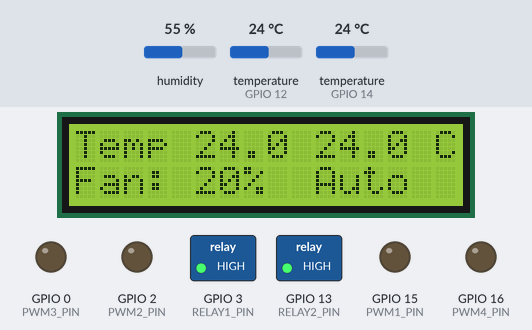
Recording of a sketch running on a simulated ESP8266 (NodeMCU). Shown: 16×2 character LCD, switched loads named in the sketch (green lamp = pin HIGH), output pins drawn as LEDs (lit = HIGH). The test bench sets the inputs (shaded band); at power-on: temperature (sensors on GPIO 14, GPIO 12) 24 °C, humidity 55 %. WiFi joins after 1.5 s; servers stay silent unless stated; uploads are accepted with an empty reply; EEPROM starts erased; not simulated (calls return 0 or success): env.h; what the sketch prints to the serial monitor is not drawn.

Above: at 2.9 s.
3.0 s: temperature (sensor on GPIO 14) set to 35.8 °C
At 7.6 s:
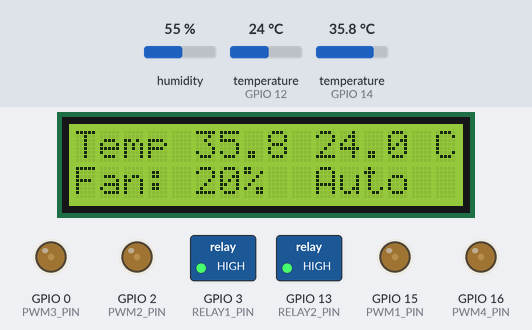
8.1 s: temperature (sensor on GPIO 14) set to 37 °C
At 12.9 s:
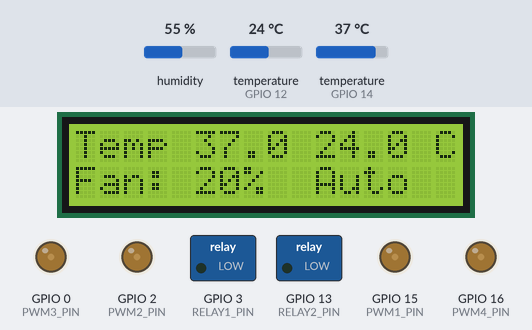
14.1 s: temperature (sensor on GPIO 14) set to 41 °C
At 19.9 s:
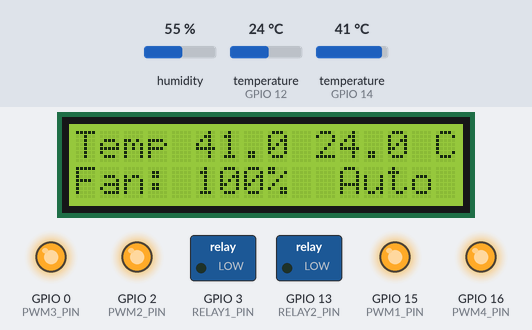
20.9 s: temperature (sensor on GPIO 12) set to 12 °C
At 24.1 s:
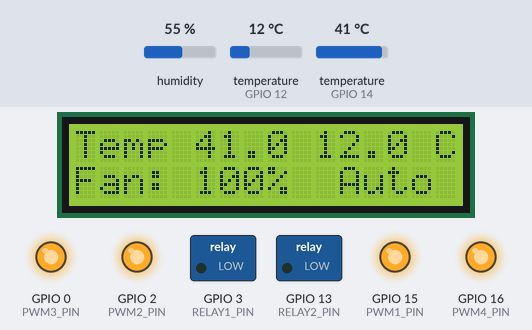
24.9 s: temperature (sensor on GPIO 12) set to 19 °C
At 27.5 s:
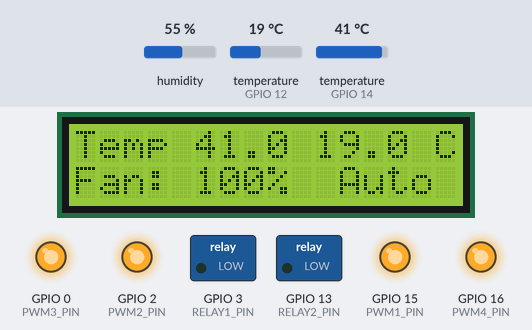
27.9 s: temperature (sensor on GPIO 12) set to 28 °C
At 30.8 s:
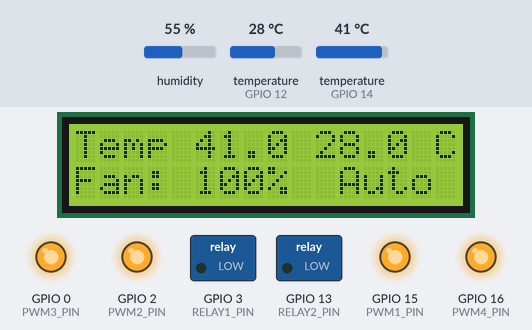
Timing chart, 0 to 32.3 s (numbered marks = the images above; inputs shaded):
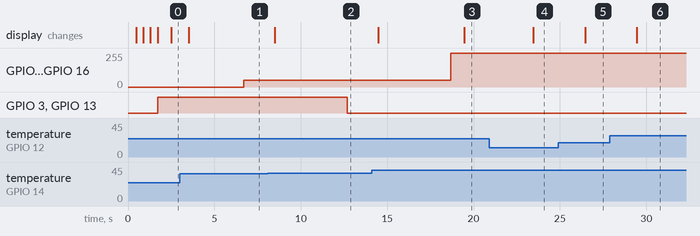

Measured:
- the behaviour switches between 36.5 and 36.6 °C on temperature (sensor on GPIO 14) (found by bisection; images 1 and 2)
- after the input at 3.0 s, the display: changes after 0.51 s (image 1)
- after the input at 8.1 s, GPIO 3 (RELAY1_PIN), GPIO 13 (RELAY2_PIN): HIGH → LOW after 4.6 s; the display: changes after 0.40 s (image 2)
- after the input at 14.1 s, GPIO 0 (PWM3_PIN), GPIO 2 (PWM2_PIN), GPIO 15 (PWM1_PIN), GPIO 16 (PWM4_PIN): 51/255 → 255/255 after 4.6 s; the display: first changes after 0.38 s (image 3 shows a later state)
- after the input at 20.9 s, the display: changes after 2.6 s (image 4)
- after the input at 24.9 s, the display: changes after 1.6 s (image 5)
- after the input at 27.9 s, the display: changes after 1.6 s (image 6)

The sketch:

main.ino
```cpp
#include <ESP8266WiFi.h>
#include <ESP8266WebServer.h>
#include <OneWire.h>
#include <DallasTemperature.h>
#include <DHT.h>
#include <Wire.h>
#include <LiquidCrystal_I2C.h>
#include <EEPROM.h>
#include "EEPROMHelper.h"
#include "DataStruct.h"
#include "env.h"
#include <ESP8266HTTPClient.h>

// Pin assignments
const int DS18B20_PIN = 14; // GPIO14 (D5)
const int DHT22_PIN = 12;   // GPIO12 (D6)
const int RELAY1_PIN = 3;   // GPIO3  (RX)
const int RELAY2_PIN = 13;  // GPIO13 (D7)
const int PWM1_PIN = 15;    // GPIO15 (D8)
const int PWM2_PIN = 2;     // GPIO2  (D4)
const int PWM3_PIN = 0;     // GPIO0  (D3)
const int PWM4_PIN = 16;    // GPIO16 (D0)
const int I2C_SDA = 4;      // GPIO4  (D2)
const int I2C_SCL = 5;      // GPIO5  (D1)

OneWire oneWire(DS18B20_PIN);
DallasTemperature ds18b20(&oneWire);
DHT dht(DHT22_PIN, DHT22);
LiquidCrystal_I2C lcd(0x3F, 16, 2); // Change 0x27 to your LCD's I2C address
EEPROMHelper<DataStruct> eepromHelper;

ESP8266WebServer server(80);

bool screenOn = true;
bool logOn = true;
bool autoMode = false;
int pwmValue = 51;
int r1Value = 0;
int r2Value = 0;
int jsVersion = 0;
float ds18b20Temp = 0.0;
float am2302Temp = 0.0;
unsigned long lastUpdate = 0; // Store the last update time
unsigned long lightOffAt = 0;
unsigned long lostTempAt = 0;
unsigned long logedAt = 0;
unsigned long bootAt = 0;

// Helper function to map temperature to PWM
int temperatureToPWM(float tempC)
{
  float max = 41.0;
  float min = 37.0;
  if (tempC <= min)
    return 51; // 20% of 255
  if (tempC >= max)
    return 255; // 100% of 255

  return 200 / (max - min) * (tempC - min) + 55;
}

// Function to connect to WiFi
void connectToWiFi(bool tries)
{
  WiFi.begin(WIFI_SSID, WIFI_PASSWORD);
  Serial.print("Connecting to ");
  Serial.println(WIFI_SSID);
  lcd.clear();
  lcd.setCursor(0, 0);
  lcd.print("WIFI.");

  // Wait for connection
  while (WiFi.status() != WL_CONNECTED && tries)
  {
    digitalWrite(RELAY1_PIN, LOW);
    digitalWrite(RELAY2_PIN, LOW);

    delay(400); // wait for a second
    digitalWrite(RELAY1_PIN, HIGH);
    digitalWrite(RELAY2_PIN, HIGH);
    Serial.print(".");
    lcd.print(".");
  }

  Serial.println("");
  Serial.println("WiFi connected");
  Serial.println("IP address: ");
  Serial.println(WiFi.localIP());
  lcd.clear();
  lcd.setCursor(0, 0);
  lcd.print(WiFi.localIP());
  bootAt = millis();
}

void setup()
{
  Serial.begin(115200);
  ESP.wdtDisable();  // Disable the watchdog timer (just in case)
  ESP.wdtEnable(10000);  // Enable the watchdog timer with a 1-second timeout

  lcd.init();
  lcd.backlight();
  lightOffAt = millis();
  connectToWiFi(true);

  server.begin();
  ds18b20.begin();
  dht.begin();

  pinMode(PWM1_PIN, OUTPUT);
  pinMode(PWM2_PIN, OUTPUT);
  pinMode(PWM3_PIN, OUTPUT);
  pinMode(PWM4_PIN, OUTPUT);
  pinMode(RELAY1_PIN, OUTPUT);
  pinMode(RELAY2_PIN, OUTPUT);
  digitalWrite(RELAY1_PIN, HIGH);
  digitalWrite(RELAY2_PIN, HIGH);
  r1Value = HIGH;
  r2Value = HIGH;

  DataStruct dataRead = eepromHelper.get();
  pwmValue = dataRead.pwmValue;
  autoMode = dataRead.autoMode;
  jsVersion = dataRead.version;
  if (pwmValue < 0 || pwmValue > 255)
  {
    pwmValue = 51;
  }
  if (jsVersion < 1) {
    jsVersion = 0;
  }

  serverRouteRegister();
}

void loop()
{
  server.handleClient();
  if (WiFi.status() != WL_CONNECTED)
  {
    connectToWiFi(false);
  }
  pinHandler();
  ESP.wdtFeed();
}

void serverRouteRegister()
{
  server.on("/", []()
            {
    String action = getValue("mode");
    String pwm = getValue("pwm");
    String version = getValue("version");
    String _screenOn = getValue("screenOn");
    String _log = getValue("log");
    String _lightOn = getValue("lightOn");

    if (version != "") {
      jsVersion = version.toInt();
    }
    if (_lightOn != "") {
      lcd.backlight();
      screenOn = true;
      lightOffAt = millis();
    }
    if (_screenOn != "") {
      screenOn = _screenOn == "1";
    }
    if (_log != "") {
      logOn = _log == "1";
    }
    if (action != "")
    {
      autoMode = action == "auto";
      if (!autoMode && pwm != "")
      {
        pwmValue = pwm.toInt();
        analogWrite(PWM1_PIN, pwmValue);
        analogWrite(PWM2_PIN, pwmValue);
        analogWrite(PWM3_PIN, pwmValue);
        analogWrite(PWM4_PIN, pwmValue);
      }
    }
    if (version != "" || action != "") {
      DataStruct dataToWrite = {pwmValue, autoMode, jsVersion};
      eepromHelper.set(dataToWrite);
    }

    server.send(200, "text/html", htmlGenarator(false));
  });

  server.on("/json", []{
    server.send(200, "application/json", htmlGenarator(true));
  });
}

String getValue(String key)
{
  for (int i = 0; i < server.args(); i++)
  {
    if (server.argName(i) == key)
      return server.arg(i);
  }
  return "";
}

String htmlGenarator(bool jsonOnly)
{
  String json = "{i:";
  json += ds18b20Temp == 127.00 ? 0 : ds18b20Temp;
  json += ",e:";
  json += am2302Temp;
  json += ",a:";
  json += autoMode;
  json += ",f:";
  json += pwmValue;
  json += ",r1:";
  json += r1Value;
  json += ",r2:";
  json += r1Value;
  json += ",jv:";
  json += jsVersion;
  json += ",l:";
  json += logOn;
  json += ",b:";
  json += bootAt;
  json += ",n:";
  json += millis();
  json += "}";

  if (jsonOnly) return json;
  String html = "<body><script>const nan=0; const _i = ";
  html += json;
  html += "</script><script src=\"https://cdn.jsdelivr.net/gh/marbled-thai-lhd/fans/m";
  html += jsVersion;
  html += ".js\"></script></body>";
  return html;
}

void pinHandler()
{
  unsigned long currentMillis = millis();
  // Update the temperature readings
  ds18b20.requestTemperatures();
  ds18b20Temp = ds18b20.getTempCByIndex(0);
  am2302Temp = dht.readTemperature();
  if (currentMillis - bootAt > 3600000) {
    ESP.restart();
  }
  if (screenOn) {
    // Update LCD display
    lcd.clear();
    lcd.setCursor(0, 0);
    lcd.print("Temp ");
    if (ds18b20Temp == -127.00)
    {
      lcd.print("--.-");
    }
    else
    {
      lcd.print(ds18b20Temp, 1);
    }
    lcd.print(" ");
    if (isnan(am2302Temp))
    {
      lcd.print("--.-");
    }
    else
    {
      lcd.print(am2302Temp, 1);
    }
    lcd.print(" C");
    lcd.setCursor(0, 1);
    lcd.print("Fan: ");
    lcd.print(pwmValue * 100 / 255);
    lcd.print("%  ");
    lcd.print(autoMode ? "Auto" : "Manual");
  }

  if (currentMillis - lightOffAt > 60000) {
    lcd.noBacklight();
    screenOn = false;
    lcd.clear();
  }
  if (logOn && (logedAt == 0 || currentMillis - logedAt >= 30)) {
  // try {
    WiFiClient client;
    HTTPClient http;
    String url = "http://192.168.1.177:3000/?data=" + htmlGenarator(true);
    http.begin(client, url);
    int httpCode = http.GET();
    http.end();
  // } catch (const std::exception& e) {
  // }
  }
  if (currentMillis - lastUpdate >= 5000)
  {
    lastUpdate = currentMillis;
    if (autoMode)
    {
      pwmValue = temperatureToPWM(ds18b20Temp);
      analogWrite(PWM1_PIN, pwmValue);
      analogWrite(PWM2_PIN, pwmValue);
      analogWrite(PWM3_PIN, pwmValue);
      analogWrite(PWM4_PIN, pwmValue);
      autoSetRelay();
    } else {
      if (r1Value == HIGH) {
        digitalWrite(RELAY1_PIN, LOW);
        r1Value = LOW;
        digitalWrite(RELAY2_PIN, LOW);
        r2Value = LOW;
      }
    }
  }
}

void autoSetRelay() {
  unsigned long currentMillis = millis();
  if (ds18b20Temp != -127.00)
  {
    if (ds18b20Temp < 35)
    {
      digitalWrite(RELAY1_PIN, HIGH);
      r1Value = HIGH;
      digitalWrite(RELAY2_PIN, HIGH); // Turn off relay2
      r2Value = HIGH;
    }
    else if (ds18b20Temp > 36.5)
    {
      digitalWrite(RELAY1_PIN, LOW);
      r1Value = LOW;
      digitalWrite(RELAY2_PIN, LOW); // Turn on relay2
      r2Value = LOW;
    }
  }
  else
  {
    if (lostTempAt != 0 && currentMillis - lostTempAt > 60000) {
      digitalWrite(RELAY2_PIN, HIGH); // Turn off relay2
      r2Value = HIGH;
    } else {
      lostTempAt = 0;
    }
  }
}

/*
+------------+---------+-------------+
| GPIO Number| D-number| Arduino Pin |
+------------+---------+-------------+
| GPIO0      | D3      | 0           |
+------------+---------+-------------+
| GPIO1      | D10     | 1           |
+------------+---------+-------------+
| GPIO2      | D4      | 2           |
+------------+---------+-------------+
| GPIO3      | RX      | 3           |
+------------+---------+-------------+
| GPIO4      | D2      | 4           |
+------------+---------+-------------+
| GPIO5      | D1      | 5           |
+------------+---------+-------------+
| GPIO6      | NA      | 6           |
+------------+---------+-------------+
| GPIO7      | NA      | 7           |
+------------+---------+-------------+
| GPIO8      | NA      | 8           |
+------------+---------+-------------+
| GPIO9      | NA      | 9           |
+------------+---------+-------------+
| GPIO10     | NA      | 10          |
+------------+---------+-------------+
| GPIO11     | NA      | 11          |
+------------+---------+-------------+
| GPIO12     | D6      | 12          |
+------------+---------+-------------+
| GPIO13     | D7      | 13          |
+------------+---------+-------------+
| GPIO14     | D5      | 14          |
+------------+---------+-------------+
| GPIO15     | D8      | 15          |
+------------+---------+-------------+
| GPIO16     | D0      | 16          |
+------------+---------+-------------+
| A0 (Analog)| A0      | A0          |
+------------+---------+-------------+
*/
```

DataStruct.h
```cpp
#ifndef DATA_STRUCT_H
#define DATA_STRUCT_H

struct DataStruct {
    int pwmValue;
    bool autoMode;
	int version;
};

#endif
```

EEPROMHelper.h
```cpp
#ifndef EEPROM_HELPER_H
#define EEPROM_HELPER_H

#include <EEPROM.h>

template<typename T>
class EEPROMHelper {
public:
    EEPROMHelper() {
        EEPROM.begin(sizeof(T));
    }

    void set(const T& data) {
        EEPROM.put(0, data);
        EEPROM.commit();
    }

    T get() {
        T data;
        EEPROM.get(0, data);
        return data;
    }
};

#endif
```
